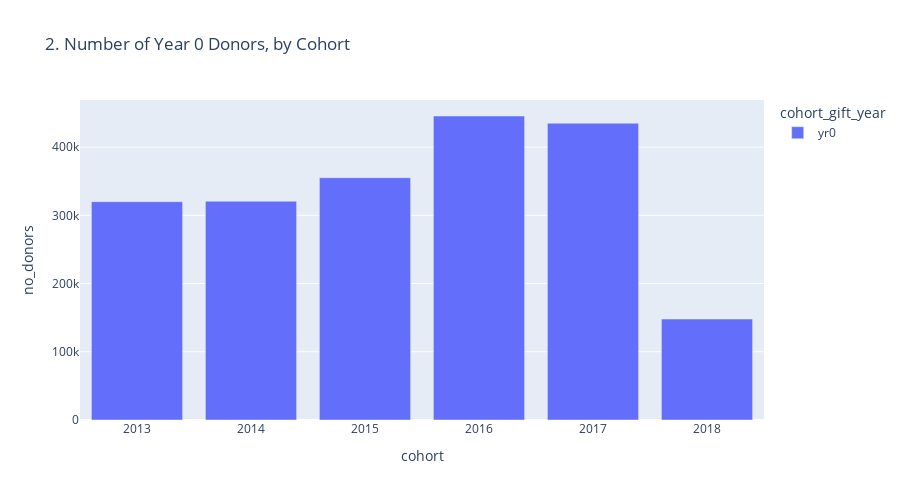

Write notebook code for a chart like this one.
### Code cell
fig = px.bar(df5.query('cohort_gift_year == "yr0"'), x="cohort", y='no_donors', color='cohort_gift_year', barmode='group',
            title="2. Number of Year 0 Donors, by Cohort",
           # color_discrete_sequence =['red','seagreen', 'tomato', 'mediumseagreen'],
           # hover_data=['cohort', 'no_donors', 'count_yr2'],
            # labels={'cohort':'class'}, 
             height=500)
 #barmode='group', labels={'index':'year', 'y':'amount ($)'}, 
fig.update_xaxes(type='category')
fig.show()

### Figure 1 — Plotly figure (JSON) as saved in the notebook; plotly's stock layout.template omitted (floating-point values rounded to 4 significant figures)
{"data": [{"alignmentgroup": "True", "hovertemplate": "cohort_gift_year=yr0<br>cohort=%{x}<br>no_donors=%{y}<extra></extra>", "legendgroup": "yr0", "marker": {"color": "#636efa"}, "name": "yr0", "offsetgroup": "yr0", "orientation": "v", "showlegend": true, "textposition": "auto", "type": "bar", "x": [2013, 2014, 2015, 2016, 2017, 2018], "xaxis": "x", "y": [320069, 320673, 355137, 445598, 434991, 147945], "yaxis": "y"}], "layout": {"barmode": "group", "height": 500, "legend": {"title": {"text": "cohort_gift_year"}, "tracegroupgap": 0}, "title": {"text": "2. Number of Year 0 Donors, by Cohort"}, "xaxis": {"anchor": "y", "domain": [0, 1], "title": {"text": "cohort"}, "type": "category"}, "yaxis": {"anchor": "x", "domain": [0, 1], "title": {"text": "no_donors"}}}}
